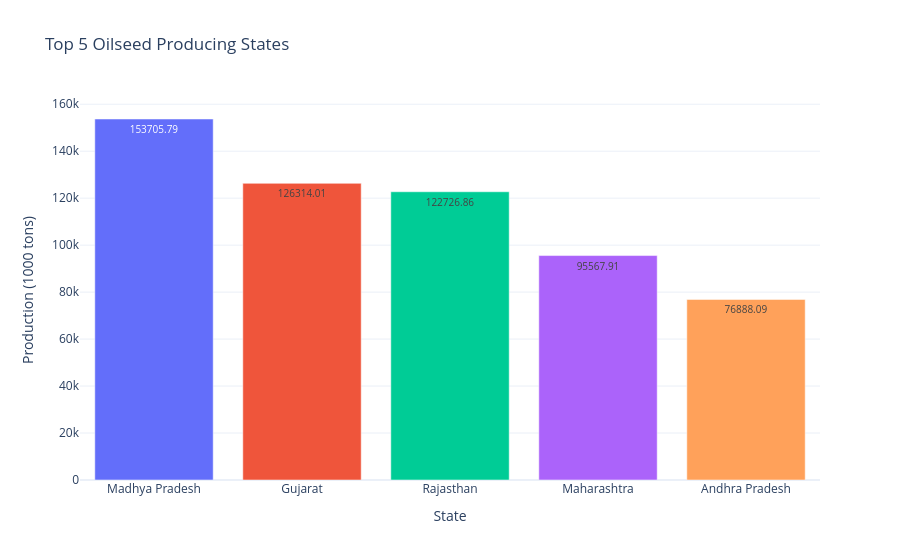

Notebook code cell kept with this figure:
### Code cell
oil_top5 = df.groupby("state_name")["oilseeds_production_1000_tons"].sum().nlargest(5).reset_index()
fig4 = px.bar(oil_top5, x="state_name", y="oilseeds_production_1000_tons",
              title="Top 5 Oilseed Producing States", text="oilseeds_production_1000_tons",
              template=template_style,
              color="state_name")
fig4.update_traces(textposition='inside', textfont_size=10, showlegend=False)
fig4.update_layout(yaxis_title="Production (1000 tons)", xaxis_title="State")
fig4.show()

### Figure 1 — Plotly figure (JSON) as saved in the notebook; plotly's stock layout.template omitted (floating-point values rounded to 4 significant figures)
{"data": [{"hovertemplate": "state_name=%{x}<br>oilseeds_production_1000_tons=%{text}<extra></extra>", "legendgroup": "Madhya Pradesh", "marker": {"color": "#636efa", "pattern": {"shape": ""}}, "name": "Madhya Pradesh", "orientation": "v", "showlegend": false, "text": [153700.0], "textfont": {"size": 10}, "textposition": "inside", "type": "bar", "x": ["Madhya Pradesh"], "xaxis": "x", "y": [153700.0], "yaxis": "y"}, {"hovertemplate": "state_name=%{x}<br>oilseeds_production_1000_tons=%{text}<extra></extra>", "legendgroup": "Gujarat", "marker": {"color": "#EF553B", "pattern": {"shape": ""}}, "name": "Gujarat", "orientation": "v", "showlegend": false, "text": [126300.0], "textfont": {"size": 10}, "textposition": "inside", "type": "bar", "x": ["Gujarat"], "xaxis": "x", "y": [126300.0], "yaxis": "y"}, {"hovertemplate": "state_name=%{x}<br>oilseeds_production_1000_tons=%{text}<extra></extra>", "legendgroup": "Rajasthan", "marker": {"color": "#00cc96", "pattern": {"shape": ""}}, "name": "Rajasthan", "orientation": "v", "showlegend": false, "text": [122700.0], "textfont": {"size": 10}, "textposition": "inside", "type": "bar", "x": ["Rajasthan"], "xaxis": "x", "y": [122700.0], "yaxis": "y"}, {"hovertemplate": "state_name=%{x}<br>oilseeds_production_1000_tons=%{text}<extra></extra>", "legendgroup": "Maharashtra", "marker": {"color": "#ab63fa", "pattern": {"shape": ""}}, "name": "Maharashtra", "orientation": "v", "showlegend": false, "text": [95570.0], "textfont": {"size": 10}, "textposition": "inside", "type": "bar", "x": ["Maharashtra"], "xaxis": "x", "y": [95570.0], "yaxis": "y"}, {"hovertemplate": "state_name=%{x}<br>oilseeds_production_1000_tons=%{text}<extra></extra>", "legendgroup": "Andhra Pradesh", "marker": {"color": "#FFA15A", "pattern": {"shape": ""}}, "name": "Andhra Pradesh", "orientation": "v", "showlegend": false, "text": [76890.0], "textfont": {"size": 10}, "textposition": "inside", "type": "bar", "x": ["Andhra Pradesh"], "xaxis": "x", "y": [76890.0], "yaxis": "y"}], "layout": {"barmode": "relative", "legend": {"title": {"text": "state_name"}, "tracegroupgap": 0}, "title": {"text": "Top 5 Oilseed Producing States"}, "xaxis": {"anchor": "y", "categoryarray": ["Madhya Pradesh", "Gujarat", "Rajasthan", "Maharashtra", "Andhra Pradesh"], "categoryorder": "array", "domain": [0, 1], "title": {"text": "State"}}, "yaxis": {"anchor": "x", "domain": [0, 1], "title": {"text": "Production (1000 tons)"}}}}
